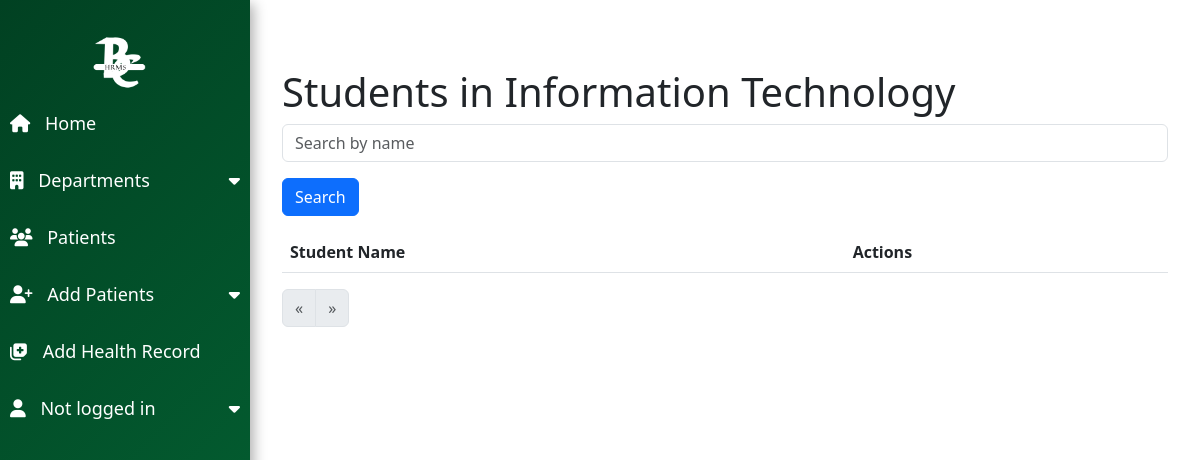
Page /dept_it.php on the earlier database version.
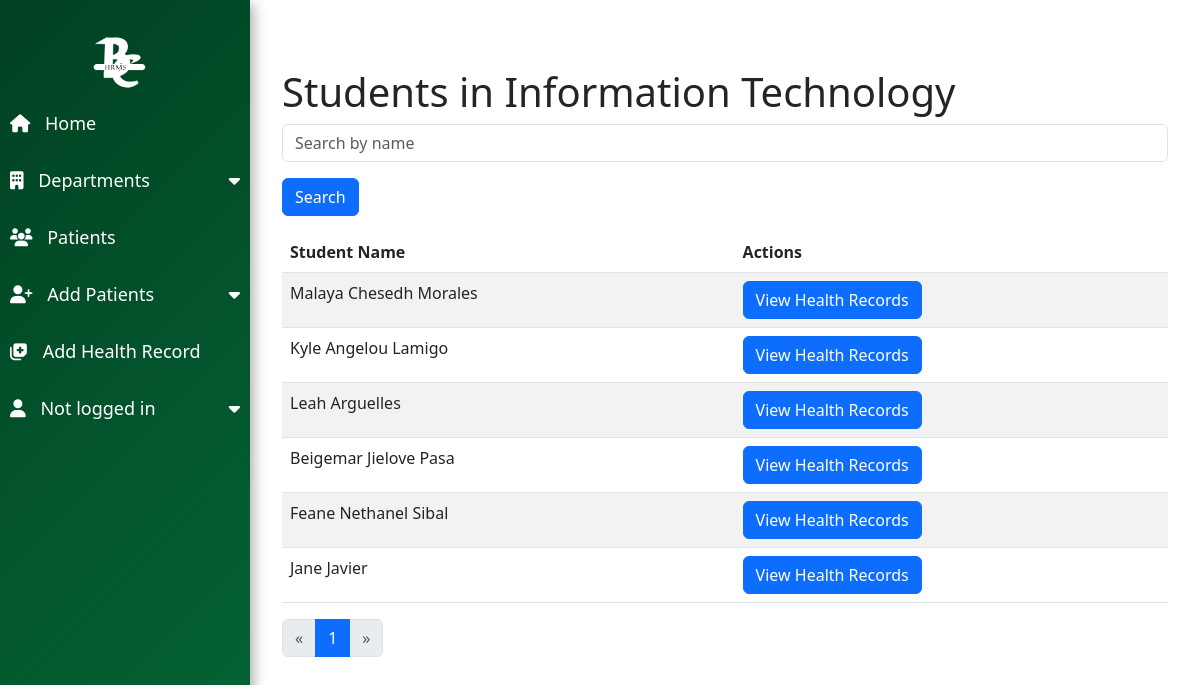
Same page on the later database version.
### tables this page shows
CREATE TABLE `students` (
  `id` int(11) NOT NULL,
  `first_name` varchar(50) NOT NULL,
  `last_name` varchar(50) NOT NULL,
  `department` varchar(50) NOT NULL,
  `age` int(11) DEFAULT NULL,
  `gender` enum('Male','Female') DEFAULT NULL,
  `deleted_at` datetime DEFAULT NULL
);

### dept_it.php (the view, shortened to what this page needs)
<?php
require 'config.php';
$department = 'Information Technology';
$page = $_GET['page'] ?? 1;
$records_per_page = 10;
$offset = ($page - 1) * $records_per_page;
$query = $_GET['query'] ?? '';
$stmt = $conn->prepare("
    SELECT id, first_name, last_name
    FROM students
    WHERE department = :department
    AND (first_name LIKE :query OR last_name LIKE :query)
    LIMIT :offset, :records_per_page
");
$stmt->bindParam(':department', $department);
$stmt->bindValue(':query', "%$query%", PDO::PARAM_STR);
$stmt->bindValue(':offset', (int)$offset, PDO::PARAM_INT);
$stmt->bindValue(':records_per_page', (int)$records_per_page, PDO::PARAM_INT);
$stmt->execute();
$students = $stmt->fetchAll(PDO::FETCH_ASSOC);
$stmt = $conn->prepare("
    SELECT COUNT(*) as total
    FROM students
    WHERE department = :department
    AND (first_name LIKE :query OR last_name LIKE :query)
");
$stmt->bindParam(':department', $department);
$stmt->bindValue(':query', "%$query%", PDO::PARAM_STR);
$stmt->execute();
$total_students = $stmt->fetch(PDO::FETCH_ASSOC)['total'];
$total_pages = ceil($total_students / $records_per_page);
?>
<!DOCTYPE html>
<html lang="en">
<head>
    <link href="https://cdn.jsdelivr.net/npm/bootstrap@5.3.0-alpha3/dist/css/bootstrap.min.css" rel="stylesheet">
</head>
<body>
    <?php include 'sidebar.php'; ?>
    <div class="main-content">
        <div class="container mt-5">
            <h1>Students in <?php echo htmlspecialchars($department); ?></h1>
            <form method="get" action="">
                <div class="mb-3">
                    <input type="text" class="form-control" name="query" value="<?php echo htmlspecialchars($query); ?>" placeholder="Search by name">
                </div>
                <button type="submit" class="btn btn-primary">Search</button>
            </form>
            <div class="student-list mt-3">
                <table class="table table-striped">
                    <thead>
                        <tr>
                            <th>Student Name</th>
                            <th>Actions</th>
                        </tr>
                    </thead>
                    <tbody>
                        <?php foreach ($students as $student): ?>
                            <tr>
                                <td><?php echo htmlspecialchars($student['first_name'] . ' ' . $student['last_name']); ?></td>
                                <td>
                                    <a href="view_health_records.php?student_id=<?php echo $student['id']; ?>" class="btn btn-primary">View Health Records</a>
                                </td>
                            </tr>
                        <?php endforeach; ?>
                    </tbody>
                </table>
            </div>
            <nav aria-label="Page navigation">
                <ul class="pagination">
                    <li class="page-item <?php if ($page <= 1) echo 'disabled'; ?>">
                        <a class="page-link" href="?page=<?php echo $page - 1; ?>&query=<?php echo urlencode($query); ?>" aria-label="Previous">
                            <span aria-hidden="true">&laquo;</span>
                        </a>
                    </li>
                    <?php for ($i = 1; $i <= $total_pages; $i++): ?>
                        <li class="page-item <?php if ($i == $page) echo 'active'; ?>">
                            <a class="page-link" href="?page=<?php echo $i; ?>&query=<?php echo urlencode($query); ?>"><?php echo $i; ?></a>
                        </li>
                    <?php endfor; ?>
                    <li class="page-item <?php if ($page >= $total_pages) echo 'disabled'; ?>">
                        <a class="page-link" href="?page=<?php echo $page + 1; ?>&query=<?php echo urlencode($query); ?>" aria-label="Next">
                            <span aria-hidden="true">&raquo;</span>
                        </a>
                    </li>
                </ul>
            </nav>
        </div>
    </div>
</body>
</html>

Differences in the rows shown:
added students: first_name+last_name "Malaya Chesedh Morales"
added students: first_name+last_name "Kyle Angelou Lamigo"
added students: first_name+last_name "Leah Arguelles"
added students: first_name+last_name "Beigemar Jielove Pasa"
added students: first_name+last_name "Feane Nethanel Sibal"
added students: first_name+last_name "Jane Javier"
Other differences:
new list line: "1"
